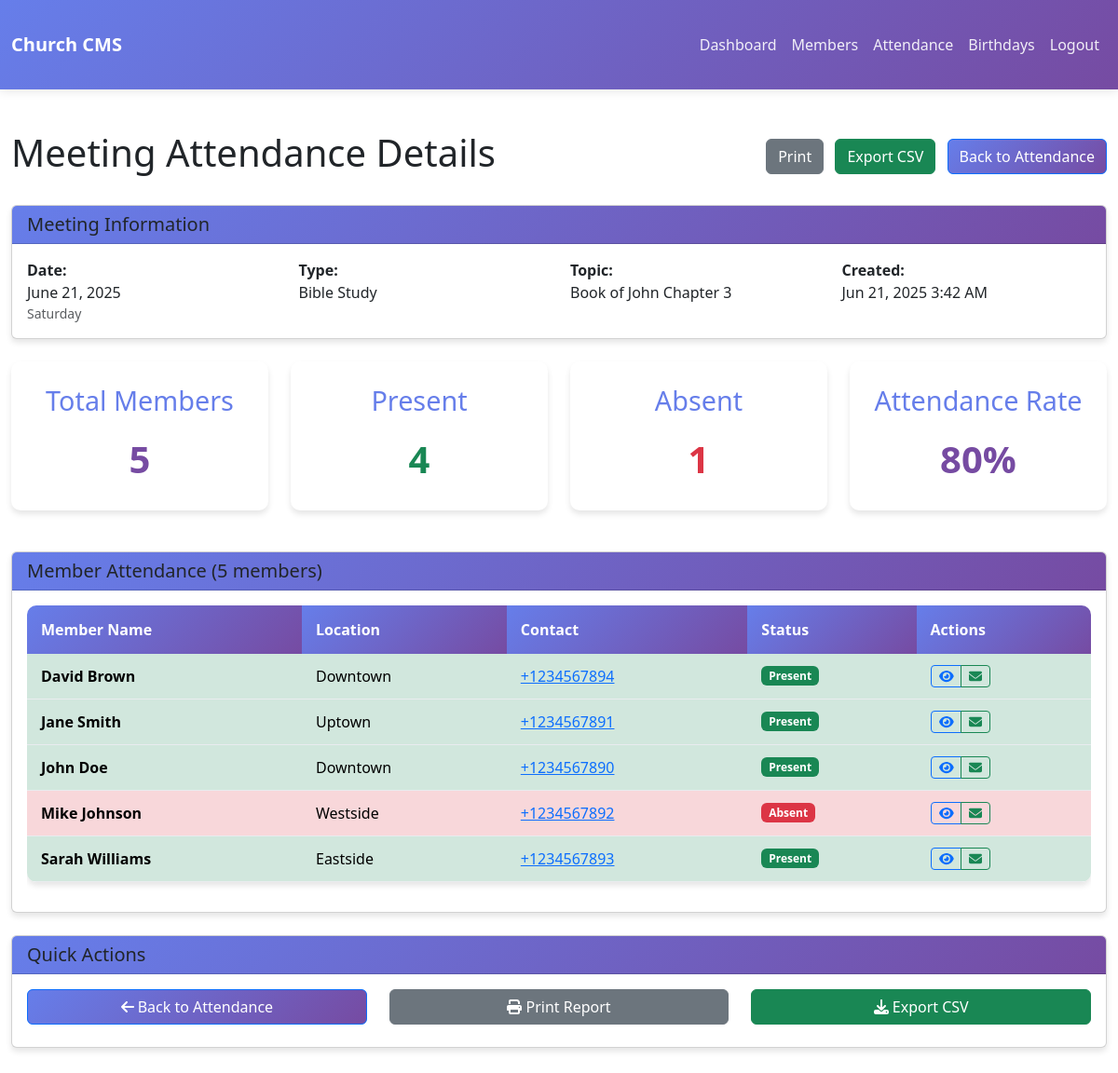
The app's page /view_attendance.php?meeting_id=4 (signed in) with its own data.
### tables this page shows
CREATE TABLE meetings (
    id INT AUTO_INCREMENT PRIMARY KEY,
    meeting_date DATE NOT NULL,
    meeting_type VARCHAR(50) NOT NULL,
    topic VARCHAR(200),
    created_at TIMESTAMP DEFAULT CURRENT_TIMESTAMP,
    INDEX idx_meeting_date (meeting_date),
    INDEX idx_meeting_type (meeting_type)
);

CREATE TABLE attendance (
    id INT AUTO_INCREMENT PRIMARY KEY,
    member_id INT NOT NULL,
    meeting_id INT NOT NULL,
    attended BOOLEAN DEFAULT 1,
    created_at TIMESTAMP DEFAULT CURRENT_TIMESTAMP,
    FOREIGN KEY (member_id) REFERENCES members(id) ON DELETE CASCADE,
    FOREIGN KEY (meeting_id) REFERENCES meetings(id) ON DELETE CASCADE,
    UNIQUE KEY unique_attendance (member_id, meeting_id),
    INDEX idx_member_meeting (member_id, meeting_id)
);

CREATE TABLE members (
    id INT AUTO_INCREMENT PRIMARY KEY,
    first_name VARCHAR(50) NOT NULL,
    last_name VARCHAR(50) NOT NULL,
    location VARCHAR(100) NOT NULL,
    program_of_study VARCHAR(100),
    program_level VARCHAR(50),
    member_role ENUM('Member', 'Executive') DEFAULT 'Member',
    contact_number VARCHAR(20),
    email VARCHAR(100),
    date_of_birth DATE,
    join_date DATE DEFAULT (CURRENT_DATE),
    created_at TIMESTAMP DEFAULT CURRENT_TIMESTAMP,
    updated_at TIMESTAMP DEFAULT CURRENT_TIMESTAMP ON UPDATE CURRENT_TIMESTAMP,
    INDEX idx_name (first_name, last_name),
    INDEX idx_location (location),
    INDEX idx_birthday (date_of_birth),
    INDEX idx_role (member_role),
    INDEX idx_program_level (program_level)
);

### config/database.php (called while the page is built, shortened)
<?php
function getDBConnection() {
    static $connection = null;
    if ($connection === null) {
        $connection = mysqli_connect(DB_HOST, DB_USER, DB_PASS, DB_NAME);
        mysqli_set_charset($connection, DB_CHARSET);
    }
    return $connection;
}
function executeQuery($sql, $params = []) {
    $conn = getDBConnection();
    $stmt = mysqli_prepare($conn, $sql);
    if (!empty($params)) {
        $types = str_repeat('s', count($params));
        mysqli_stmt_bind_param($stmt, $types, ...$params);
    }
    if (!mysqli_stmt_execute($stmt)) {
        die("Execute failed: " . mysqli_stmt_error($stmt));
    }
    return $stmt;
}
function fetchAll($sql, $params = []) {
    $stmt = executeQuery($sql, $params);
    $result = mysqli_stmt_get_result($stmt);
    $rows = [];
    while ($row = mysqli_fetch_assoc($result)) {
        $rows[] = $row;
    }
    return $rows;
}
function fetchOne($sql, $params = []) {
    $stmt = executeQuery($sql, $params);
    $result = mysqli_stmt_get_result($stmt);
    $row = mysqli_fetch_assoc($result);
    return $row;
}
?>

### includes/functions.php (called while the page is built, shortened)
<?php
require_once __DIR__ . '/../config/database.php';
function formatDate($date, $format = 'F j, Y') {
    return date($format, strtotime($date));
}
?>

### view_attendance.php (the view, shortened to what this page needs)
<?php
require_once __DIR__ . '/includes/functions.php';
$meeting_id = (int)($_GET['meeting_id'] ?? 0);
$meeting = fetchOne("SELECT * FROM meetings WHERE id = ?", [$meeting_id]);
$sql = "SELECT m.id, m.first_name, m.last_name, m.location, m.contact_number, m.email,
               a.attended, a.created_at
        FROM members m
        LEFT JOIN attendance a ON m.id = a.member_id AND a.meeting_id = ?
        ORDER BY m.first_name, m.last_name";
$attendance_details = fetchAll($sql, [$meeting_id]);
$total_members = count($attendance_details);
$present_count = count(array_filter($attendance_details, function($a) { return $a['attended'] == 1; }));
$absent_count = count(array_filter($attendance_details, function($a) { return $a['attended'] == 0; }));
$attendance_rate = $total_members > 0 ? round(($present_count / $total_members) * 100, 1) : 0;
include __DIR__ . '/includes/navbar.php';
?>
<!DOCTYPE html>
<html lang="en">
<head>
    <link rel="stylesheet" href="assets/css/style.css">
    <link rel="stylesheet" href="https://cdn.jsdelivr.net/npm/bootstrap@5.3.0/dist/css/bootstrap.min.css">
</head>
<body>
    <div class="container-fluid mt-4">
        <div class="d-flex justify-content-between align-items-center mb-4">
            <h1>Meeting Attendance Details</h1>
            <div>
                <button onclick="CMS.printPage()" class="btn btn-secondary me-2">Print</button>
                <button onclick="CMS.exportToCSV('attendanceTable', 'attendance_<?= $meeting_id ?>.csv')" class="btn btn-success me-2">Export CSV</button>
                <a href="attendance.php" class="btn btn-primary">Back to Attendance</a>
            </div>
        </div>
        <div class="card mb-4">
            <div class="card-header">
                <h5 class="mb-0">Meeting Information</h5>
            </div>
            <div class="card-body">
                <div class="row">
                    <div class="col-md-3">
                        <strong>Date:</strong><br>
                        <?= formatDate($meeting['meeting_date'], 'F j, Y') ?>
                        <br><small class="text-muted"><?= formatDate($meeting['meeting_date'], 'l') ?></small>
                    </div>
                    <div class="col-md-3">
                        <strong>Type:</strong><br>
                        <?= htmlspecialchars($meeting['meeting_type']) ?>
                    </div>
                    <div class="col-md-3">
                        <strong>Topic:</strong><br>
                        <?= htmlspecialchars($meeting['topic'] ?? 'No topic specified') ?>
                    </div>
                    <div class="col-md-3">
                        <strong>Created:</strong><br>
                        <?= formatDate($meeting['created_at'], 'M j, Y g:i A') ?>
                    </div>
                </div>
            </div>
        </div>
        <div class="row g-4 mb-4">
            <div class="col-md-3">
                <div class="dashboard-card text-center">
                    <h3>Total Members</h3>
                    <div class="number"><?= $total_members ?></div>
                </div>
            </div>
            <div class="col-md-3">
                <div class="dashboard-card text-center">
                    <h3>Present</h3>
                    <div class="number text-success"><?= $present_count ?></div>
                </div>
            </div>
            <div class="col-md-3">
                <div class="dashboard-card text-center">
                    <h3>Absent</h3>
                    <div class="number text-danger"><?= $absent_count ?></div>
                </div>
            </div>
            <div class="col-md-3">
                <div class="dashboard-card text-center">
                    <h3>Attendance Rate</h3>
                    <div class="number"><?= $attendance_rate ?>%</div>
                </div>
            </div>
        </div>
        <div class="card">
            <div class="card-header">
                <h5 class="mb-0">Member Attendance (<?= $total_members ?> members)</h5>
            </div>
            <div class="card-body">
                <div class="table-responsive">
                    <table class="table table-hover" id="attendanceTable">
                        <thead>
                            <tr>
                                <th>Member Name</th>
                                <th>Location</th>
                                <th>Contact</th>
                                <th>Status</th>
                                <th>Actions</th>
                            </tr>
                        </thead>
                        <tbody>
                            <?php foreach ($attendance_details as $member): ?>
                                <tr class="<?= $member['attended'] == 1 ? 'table-success' : ($member['attended'] == 0 ? 'table-danger' : 'table-light') ?>">
                                    <td>
                                        <strong><?= htmlspecialchars($member['first_name'] . ' ' . $member['last_name']) ?></strong>
                                    </td>
                                    <td><?= htmlspecialchars($member['location']) ?></td>
                                    <td>
                                        <?php if (!empty($member['contact_number'])): ?>
                                            <a href="tel:<?= htmlspecialchars($member['contact_number']) ?>">
                                                <?= htmlspecialchars($member['contact_number']) ?>
                                            </a>
                                        <?php else: ?>
                                            -
                                        <?php endif; ?>
                                    </td>
                                    <td>
                                        <?php if ($member['attended'] == 1): ?>
                                            <span class="badge bg-success">Present</span>
                                        <?php elseif ($member['attended'] == 0): ?>
                                            <span class="badge bg-danger">Absent</span>
                                        <?php else: ?>
                                            <span class="badge bg-secondary">Not Recorded</span>
                                        <?php endif; ?>
                                    </td>
                                    <td>
                                        <div class="btn-group btn-group-sm">
                                            <a href="view_member.php?id=<?= $member['id'] ?>"
                                               class="btn btn-outline-primary" title="View Member">
                                                <i class="fas fa-eye"></i>
                                            </a>
                                            <?php if (!empty($member['email'])): ?>
                                                <a href="mailto:<?= htmlspecialchars($member['email']) ?>"
                                                   class="btn btn-outline-success" title="Send Email">
                                                    <i class="fas fa-envelope"></i>
                                                </a>
                                            <?php endif; ?>
                                        </div>
                                    </td>
                                </tr>
                            <?php endforeach; ?>
                        </tbody>
                    </table>
                </div>
            </div>
        </div>
        <div class="card mt-4">
            <div class="card-header">
                <h5 class="mb-0">Quick Actions</h5>
            </div>
            <div class="card-body">
                <div class="row">
                    <div class="col-md-4">
                        <a href="attendance.php" class="btn btn-primary w-100 mb-2">
                            <i class="fas fa-arrow-left"></i> Back to Attendance
                        </a>
                    </div>
                    <div class="col-md-4">
                        <button onclick="CMS.printPage()" class="btn btn-secondary w-100 mb-2">
                            <i class="fas fa-print"></i> Print Report
                        </button>
                    </div>
                    <div class="col-md-4">
                        <button onclick="CMS.exportToCSV('attendanceTable', 'attendance_<?= $meeting_id ?>.csv')" class="btn btn-success w-100 mb-2">
                            <i class="fas fa-download"></i> Export CSV
                        </button>
                    </div>
                </div>
            </div>
        </div>
    </div>
</body>
</html>

### assets/css/style.css (style rules this page uses)
* { margin: 0; padding: 0; box-sizing: border-box; }
body { font-family: 'Segoe UI', Tahoma, Geneva, Verdana, sans-serif; line-height: 1.6; color: #333; background-color: #f8f9fa; }
.container-fluid { padding: 20px; }
.dashboard-card { background: white; border-radius: 10px; padding: 25px; margin-bottom: 20px; box-shadow: 0 4px 6px rgba(0,0,0,0.1); transition: transform 0.3s ease, box-shadow 0.3s ease; }
.dashboard-card h3 { color: #667eea; margin-bottom: 15px; font-size: 1.8rem; }
.dashboard-card .number { font-size: 2.5rem; font-weight: bold; color: #764ba2; }
.btn-primary { background: linear-gradient(135deg, #667eea 0%, #764ba2 100%); border: none; border-radius: 8px; padding: 12px 30px; font-weight: 600; transition: transform 0.3s ease, box-shadow 0.3s ease; }
.btn-secondary { background: #6c757d; border: none; border-radius: 8px; padding: 8px 20px; transition: background-color 0.3s ease; }
.btn-success { background: #28a745; border: none; border-radius: 8px; padding: 8px 20px; transition: background-color 0.3s ease; }
.table { background: white; border-radius: 10px; overflow: hidden; box-shadow: 0 4px 6px rgba(0,0,0,0.1); }
.table thead th { background: linear-gradient(135deg, #667eea 0%, #764ba2 100%); color: white; border: none; padding: 15px; font-weight: 600; }
.table tbody td { padding: 12px 15px; border-bottom: 1px solid #e9ecef; vertical-align: middle; }
.card { border: none; border-radius: 10px; box-shadow: 0 4px 6px rgba(0,0,0,0.1); margin-bottom: 20px; }
.card-header { background: linear-gradient(135deg, #667eea 0%, #764ba2 100%); color: white; border: none; padding: 15px 20px; font-weight: 600; }
.card-body { padding: 20px; }

### records on screen
meetings: meeting_date "June 21, 2025", meeting_date "Saturday", meeting_type "Bible Study", topic "Book of John Chapter 3", created_at "Jun 21, 2025 3:42 AM"
attendance: attended "1", member.last_name "David Brown", member.location "Downtown", member.contact_number "+1234567894", shows "Present"
attendance: member.last_name "Jane Smith", member.location "Uptown", member.contact_number "+1234567891", attended "Present"
attendance: member.last_name "John Doe", member.location "Downtown", member.contact_number "+1234567890", attended "Present"
attendance: member.last_name "Mike Johnson", member.location "Westside", member.contact_number "+1234567892", attended "Absent"
attendance: member.last_name "Sarah Williams", member.location "Eastside", member.contact_number "+1234567893", attended "Present"

### other values on screen
$total_members "5"
$present_count "4"
$attendance_rate "80"
